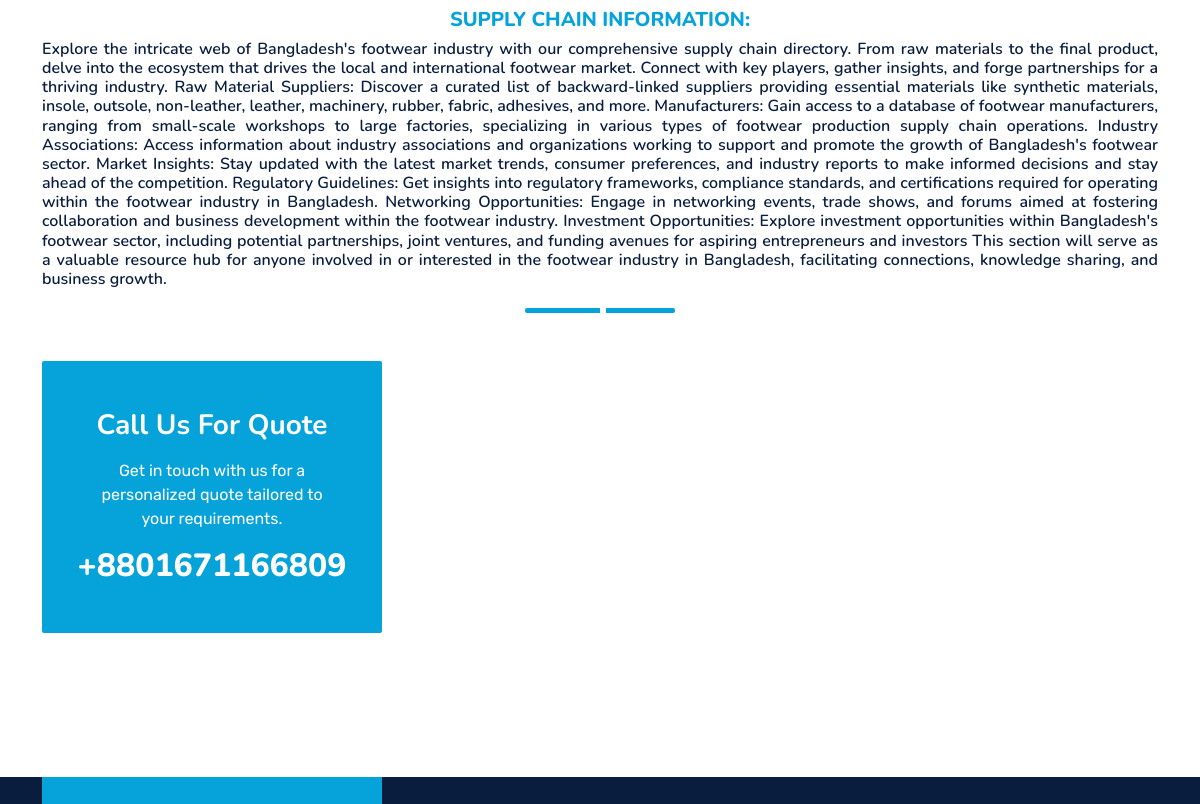
The app's page /supply_chain/ (middle part), older data.
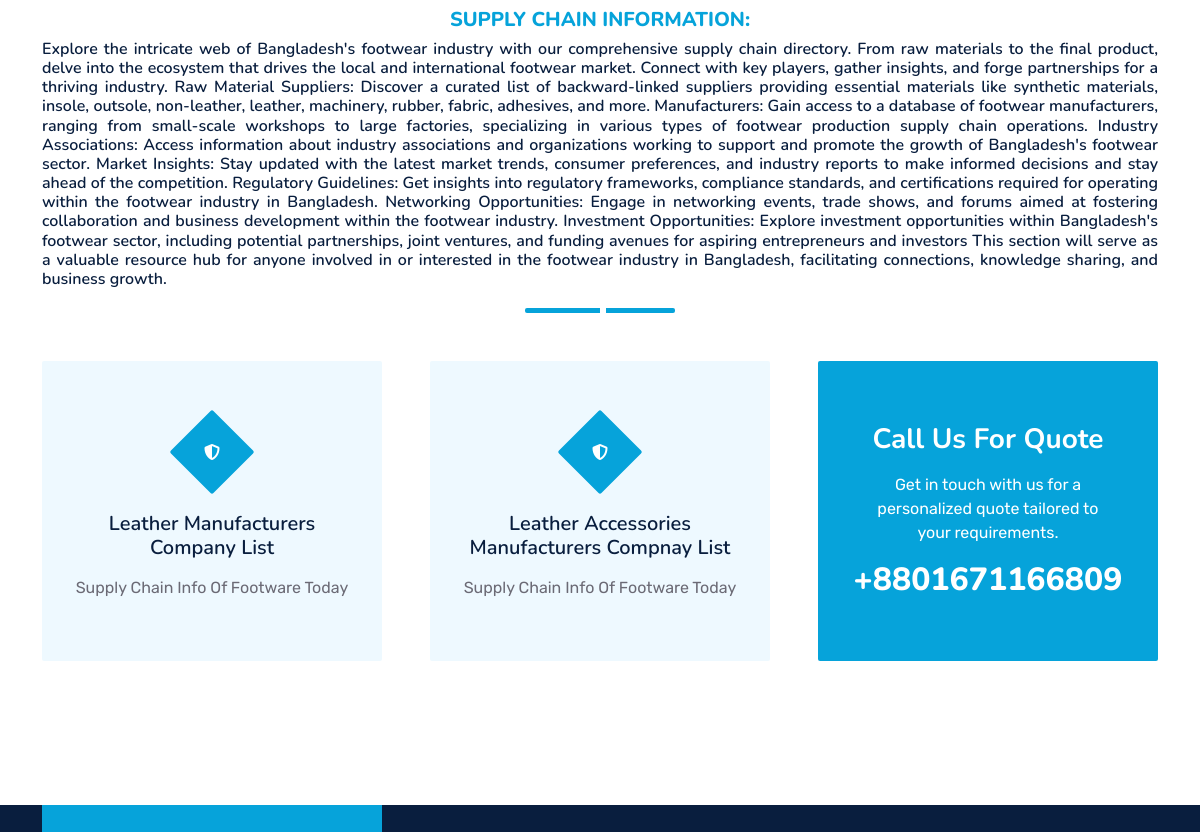
The same page, newer data.
### service/models.py (models this page shows, shortened)
class Category(models.Model):
    category_name = models.CharField(max_length = 50, unique = True)
    slug = models.SlugField(max_length=200, unique=True)

### service/views.py (the view)
# urls.py: path('supply_chain/', views.supply_chain, name='supply_chain'),
def supply_chain(request):
    categories = Category.objects.all()
    return render(request, 'supply_chain_info.html', {'categories': categories})

### service/templates/supply_chain_info.html (shortened to what this page needs)
{% extends 'index.html' %}
{% block body%}
{% load static %}
<body>
  <div class="container-fluid py-5 wow fadeInUp" data-wow-delay="0.1s">
    <div class="container py-5">
      <div
        class="section-title text-center position-relative pb-3 mb-5 mx-auto"
        style="max-width: 1600px"
      >
        <h5 class="fw-bold text-primary text-uppercase">Supply chain information:</h5>
        <h6 class="text-justify">
       Explore the intricate web of Bangladesh's footwear industry with our comprehensive supply chain directory. From raw materials to the final product, delve into the ecosystem that drives the local and international footwear market. Connect with key players, gather insights, and forge partnerships for a thriving industry.
       Raw Material Suppliers: Discover a curated list of backward-linked suppliers providing essential materials like synthetic materials, insole, outsole, non-leather, leather, machinery, rubber, fabric, adhesives, and more.
       Manufacturers: Gain access to a database of footwear manufacturers, ranging from small-scale workshops to large factories, specializing in various types of footwear production supply chain operations.
       Industry Associations: Access information about industry associations and organizations working to support and promote the growth of Bangladesh's footwear sector.
       Market Insights: Stay updated with the latest market trends, consumer preferences, and industry reports to make informed decisions and stay ahead of the competition.
       Regulatory Guidelines: Get insights into regulatory frameworks, compliance standards, and certifications required for operating within the footwear industry in Bangladesh.
       Networking Opportunities: Engage in networking events, trade shows, and forums aimed at fostering collaboration and business development within the footwear industry.
       Investment Opportunities: Explore investment opportunities within Bangladesh's footwear sector, including potential partnerships, joint ventures, and funding avenues for aspiring entrepreneurs and investors
       This section will serve as a valuable resource hub for anyone involved in or interested in the footwear industry in Bangladesh, facilitating connections, knowledge sharing, and business growth.
</h6>
  </div>
      <div class="row g-5">
        {% for category in categories %}
        <div class="col-lg-4 col-md-6 wow zoomIn" data-wow-delay="0.3s">
          <div
            class="service-item bg-light rounded d-flex flex-column align-items-center justify-content-center text-center"
          >
            <div class="service-icon">
              <i class="fa fa-shield-alt text-white"></i>
            </div>
            <h5 class="mb-3">{{ category.category_name }}</h5>
            <p class="m-0">
              Supply Chain Info Of Footware Today
            </p>
          </div>
        </div>
       {% endfor %}
        <div class="col-lg-4 col-md-6 wow zoomIn" data-wow-delay="0.9s">
          <div
            class="position-relative bg-primary rounded h-100 d-flex flex-column align-items-center justify-content-center text-center p-5"
          >
            <h3 class="text-white mb-3">Call Us For Quote</h3>
            <p class="text-white mb-3">
              Get in touch with us for a personalized quote tailored to your
              requirements.
            </p>
            <h2 class="text-white mb-0">+8801671166809</h2>
          </div>
        </div>
         </div>
    </div>
  </div>
{% endblock %}

Row changes from the older to the newer data that the page shows:
added Category: category_name "Leather Manufacturers Company List"
added Category: category_name "Leather Accessories Manufacturers Compnay List"
